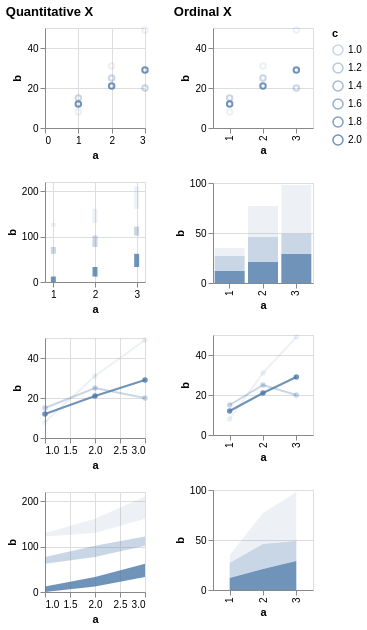

Write the Vega-Lite specification saved for this chart.
### Vega specification from a JSON file in a GitHub repository (floating-point values rounded to 4 significant figures)
{"$schema": "https://vega.github.io/schema/vega/v5.json", "description": "Testing invalid", "background": "white", "padding": 5, "data": [{"name": "source_0", "values": [{"a": 1, "b": 15, "c": 1}, {"a": 2, "b": 25, "c": 1}, {"a": 3, "b": 20, "c": 1}, {"a": 1, "b": 12, "c": 2}, {"a": 2, "b": 21, "c": 2}, {"a": 3, "b": 29, "c": 2}, {"a": 1, "b": 8, "c": null}, {"a": 2, "b": 31, "c": null}, {"a": 3, "b": 49, "c": null}]}, {"name": "data_0", "source": "source_0", "transform": [{"type": "formula", "expr": "toNumber(datum[\"a\"])", "as": "a"}]}, {"name": "data_1", "source": "data_0", "transform": [{"type": "filter", "expr": "isValid(datum[\"a\"]) && isFinite(+datum[\"a\"]) && isValid(datum[\"b\"]) && isFinite(+datum[\"b\"])"}]}, {"name": "data_2", "source": "data_0", "transform": [{"type": "stack", "groupby": [], "field": "b", "sort": {"field": ["c"], "order": ["descending"]}, "as": ["b_start", "b_end"], "offset": "zero"}, {"type": "filter", "expr": "isValid(datum[\"a\"]) && isFinite(+datum[\"a\"]) && isValid(datum[\"b\"]) && isFinite(+datum[\"b\"])"}]}, {"name": "data_3", "source": "data_0", "transform": [{"type": "stack", "groupby": [], "field": "b", "sort": {"field": ["c"], "order": ["descending"]}, "as": ["b_start", "b_end"], "offset": "zero"}, {"type": "filter", "expr": "isValid(datum[\"a\"]) && isFinite(+datum[\"a\"]) && isValid(datum[\"b\"]) && isFinite(+datum[\"b\"])"}]}, {"name": "data_4", "source": "data_0", "transform": [{"type": "filter", "expr": "isValid(datum[\"b\"]) && isFinite(+datum[\"b\"])"}]}, {"name": "data_5", "source": "data_0", "transform": [{"type": "stack", "groupby": ["a"], "field": "b", "sort": {"field": ["c"], "order": ["descending"]}, "as": ["b_start", "b_end"], "offset": "zero"}, {"type": "filter", "expr": "isValid(datum[\"b\"]) && isFinite(+datum[\"b\"])"}]}, {"name": "data_6", "source": "data_0", "transform": [{"type": "impute", "field": "b", "groupby": ["c"], "key": "a", "method": "value", "value": 0}, {"type": "stack", "groupby": ["a"], "field": "b", "sort": {"field": ["c"], "order": ["descending"]}, "as": ["b_start", "b_end"], "offset": "zero"}, {"type": "filter", "expr": "isValid(datum[\"b\"]) && isFinite(+datum[\"b\"])"}]}], "signals": [{"name": "childWidth", "value": 100}, {"name": "concat_0_childHeight", "value": 100}, {"name": "concat_1_childHeight", "value": 100}], "layout": {"padding": 20, "bounds": "full", "align": "each"}, "marks": [{"type": "group", "name": "concat_0_group", "title": {"text": "Quantitative X", "anchor": "start"}, "layout": {"padding": 20, "columns": 1, "bounds": "full", "align": "each"}, "marks": [{"type": "group", "name": "concat_0_concat_0_group", "style": "cell", "encode": {"update": {"width": {"signal": "childWidth"}, "height": {"signal": "concat_0_childHeight"}}}, "marks": [{"name": "concat_0_concat_0_marks", "type": "symbol", "style": ["point"], "from": {"data": "data_1"}, "encode": {"update": {"opacity": [{"test": "!isValid(datum[\"c\"]) || !isFinite(+datum[\"c\"])", "value": 0.1}, {"scale": "opacity", "field": "c"}], "fill": {"value": "transparent"}, "stroke": {"value": "#4c78a8"}, "tooltip": {"signal": "{\"a\": format(datum[\"a\"], \"\"), \"b\": format(datum[\"b\"], \"\"), \"c\": format(datum[\"c\"], \"\")}"}, "ariaRoleDescription": {"value": "point"}, "description": {"signal": "\"a: \" + (format(datum[\"a\"], \"\")) + \"; b: \" + (format(datum[\"b\"], \"\")) + \"; c: \" + (format(datum[\"c\"], \"\"))"}, "x": {"scale": "concat_0_concat_0_x", "field": "a"}, "y": {"scale": "concat_0_concat_0_y", "field": "b"}}}}], "axes": [{"scale": "concat_0_concat_0_x", "orient": "bottom", "gridScale": "concat_0_concat_0_y", "grid": true, "tickCount": {"signal": "ceil(childWidth/40)"}, "domain": false, "labels": false, "aria": false, "maxExtent": 0, "minExtent": 0, "ticks": false, "zindex": 0}, {"scale": "concat_0_concat_0_y", "orient": "left", "gridScale": "concat_0_concat_0_x", "grid": true, "tickCount": {"signal": "ceil(concat_0_childHeight/40)"}, "domain": false, "labels": false, "aria": false, "maxExtent": 0, "minExtent": 0, "ticks": false, "zindex": 0}, {"scale": "concat_0_concat_0_x", "orient": "bottom", "grid": false, "title": "a", "labelFlush": true, "labelOverlap": true, "tickCount": {"signal": "ceil(childWidth/40)"}, "zindex": 0}, {"scale": "concat_0_concat_0_y", "orient": "left", "grid": false, "title": "b", "labelOverlap": true, "tickCount": {"signal": "ceil(concat_0_childHeight/40)"}, "zindex": 0}]}, {"type": "group", "name": "concat_0_concat_1_group", "style": "cell", "encode": {"update": {"width": {"signal": "childWidth"}, "height": {"signal": "concat_0_childHeight"}}}, "marks": [{"name": "concat_0_concat_1_marks", "type": "rect", "style": ["bar"], "from": {"data": "data_2"}, "encode": {"update": {"fill": {"value": "#4c78a8"}, "opacity": [{"test": "!isValid(datum[\"c\"]) || !isFinite(+datum[\"c\"])", "value": 0.1}, {"scale": "opacity", "field": "c"}], "tooltip": {"signal": "{\"a\": format(datum[\"a\"], \"\"), \"b\": format(datum[\"b\"], \"\"), \"c\": format(datum[\"c\"], \"\")}"}, "ariaRoleDescription": {"value": "bar"}, "description": {"signal": "\"a: \" + (format(datum[\"a\"], \"\")) + \"; b: \" + (format(datum[\"b\"], \"\")) + \"; c: \" + (format(datum[\"c\"], \"\"))"}, "xc": {"scale": "concat_0_concat_1_x", "field": "a"}, "width": {"value": 5}, "y": {"scale": "concat_0_concat_1_y", "field": "b_end"}, "y2": {"scale": "concat_0_concat_1_y", "field": "b_start"}}}}], "axes": [{"scale": "concat_0_concat_1_x", "orient": "bottom", "gridScale": "concat_0_concat_1_y", "grid": true, "tickCount": {"signal": "ceil(childWidth/40)"}, "domain": false, "labels": false, "aria": false, "maxExtent": 0, "minExtent": 0, "ticks": false, "zindex": 0}, {"scale": "concat_0_concat_1_y", "orient": "left", "gridScale": "concat_0_concat_1_x", "grid": true, "tickCount": {"signal": "ceil(concat_0_childHeight/40)"}, "domain": false, "labels": false, "aria": false, "maxExtent": 0, "minExtent": 0, "ticks": false, "zindex": 0}, {"scale": "concat_0_concat_1_x", "orient": "bottom", "grid": false, "title": "a", "labelFlush": true, "labelOverlap": true, "tickCount": {"signal": "ceil(childWidth/40)"}, "zindex": 0}, {"scale": "concat_0_concat_1_y", "orient": "left", "grid": false, "title": "b", "labelOverlap": true, "tickCount": {"signal": "ceil(concat_0_childHeight/40)"}, "zindex": 0}]}, {"type": "group", "name": "concat_0_concat_2_group", "style": "cell", "encode": {"update": {"width": {"signal": "childWidth"}, "height": {"signal": "concat_0_childHeight"}}}, "marks": [{"name": "concat_0_concat_2_layer_0_pathgroup", "type": "group", "from": {"facet": {"name": "faceted_path_concat_0_concat_2_layer_0_main", "data": "data_1", "groupby": ["c"]}}, "encode": {"update": {"width": {"field": {"group": "width"}}, "height": {"field": {"group": "height"}}}}, "marks": [{"name": "concat_0_concat_2_layer_0_marks", "type": "line", "style": ["line"], "sort": {"field": "x"}, "from": {"data": "faceted_path_concat_0_concat_2_layer_0_main"}, "encode": {"update": {"stroke": {"value": "#4c78a8"}, "opacity": [{"test": "!isValid(datum[\"c\"]) || !isFinite(+datum[\"c\"])", "value": 0.1}, {"scale": "opacity", "field": "c"}], "tooltip": {"signal": "{\"a\": format(datum[\"a\"], \"\"), \"b\": format(datum[\"b\"], \"\"), \"c\": format(datum[\"c\"], \"\")}"}, "description": {"signal": "\"a: \" + (format(datum[\"a\"], \"\")) + \"; b: \" + (format(datum[\"b\"], \"\")) + \"; c: \" + (format(datum[\"c\"], \"\"))"}, "x": {"scale": "concat_0_concat_2_x", "field": "a"}, "y": {"scale": "concat_0_concat_2_y", "field": "b"}}}}]}, {"name": "concat_0_concat_2_layer_1_marks", "type": "symbol", "style": ["point"], "from": {"data": "data_1"}, "encode": {"update": {"opacity": [{"test": "!isValid(datum[\"c\"]) || !isFinite(+datum[\"c\"])", "value": 0.1}, {"scale": "opacity", "field": "c"}], "fill": {"value": "#4c78a8"}, "tooltip": {"signal": "{\"a\": format(datum[\"a\"], \"\"), \"b\": format(datum[\"b\"], \"\"), \"c\": format(datum[\"c\"], \"\")}"}, "ariaRoleDescription": {"value": "point"}, "description": {"signal": "\"a: \" + (format(datum[\"a\"], \"\")) + \"; b: \" + (format(datum[\"b\"], \"\")) + \"; c: \" + (format(datum[\"c\"], \"\"))"}, "x": {"scale": "concat_0_concat_2_x", "field": "a"}, "y": {"scale": "concat_0_concat_2_y", "field": "b"}}}}], "axes": [{"scale": "concat_0_concat_2_x", "orient": "bottom", "gridScale": "concat_0_concat_2_y", "grid": true, "tickCount": {"signal": "ceil(childWidth/40)"}, "domain": false, "labels": false, "aria": false, "maxExtent": 0, "minExtent": 0, "ticks": false, "zindex": 0}, {"scale": "concat_0_concat_2_y", "orient": "left", "gridScale": "concat_0_concat_2_x", "grid": true, "tickCount": {"signal": "ceil(concat_0_childHeight/40)"}, "domain": false, "labels": false, "aria": false, "maxExtent": 0, "minExtent": 0, "ticks": false, "zindex": 0}, {"scale": "concat_0_concat_2_x", "orient": "bottom", "grid": false, "title": "a", "labelFlush": true, "labelOverlap": true, "tickCount": {"signal": "ceil(childWidth/40)"}, "zindex": 0}, {"scale": "concat_0_concat_2_y", "orient": "left", "grid": false, "title": "b", "labelOverlap": true, "tickCount": {"signal": "ceil(concat_0_childHeight/40)"}, "zindex": 0}]}, {"type": "group", "name": "concat_0_concat_3_group", "style": "cell", "encode": {"update": {"width": {"signal": "childWidth"}, "height": {"signal": "concat_0_childHeight"}}}, "marks": [{"name": "concat_0_concat_3_pathgroup", "type": "group", "from": {"facet": {"name": "faceted_path_concat_0_concat_3_main", "data": "data_3", "groupby": ["c"]}}, "encode": {"update": {"width": {"field": {"group": "width"}}, "height": {"field": {"group": "height"}}}}, "marks": [{"name": "concat_0_concat_3_marks", "type": "area", "style": ["area"], "sort": {"field": "x"}, "from": {"data": "faceted_path_concat_0_concat_3_main"}, "encode": {"update": {"orient": {"value": "vertical"}, "fill": {"value": "#4c78a8"}, "opacity": [{"test": "!isValid(datum[\"c\"]) || !isFinite(+datum[\"c\"])", "value": 0.1}, {"scale": "opacity", "field": "c"}], "tooltip": {"signal": "{\"a\": format(datum[\"a\"], \"\"), \"b\": format(datum[\"b\"], \"\"), \"c\": format(datum[\"c\"], \"\")}"}, "description": {"signal": "\"a: \" + (format(datum[\"a\"], \"\")) + \"; b: \" + (format(datum[\"b\"], \"\")) + \"; c: \" + (format(datum[\"c\"], \"\"))"}, "x": {"scale": "concat_0_concat_3_x", "field": "a"}, "y": {"scale": "concat_0_concat_3_y", "field": "b_end"}, "y2": {"scale": "concat_0_concat_3_y", "field": "b_start"}}}}]}], "axes": [{"scale": "concat_0_concat_3_x", "orient": "bottom", "gridScale": "concat_0_concat_3_y", "grid": true, "tickCount": {"signal": "ceil(childWidth/40)"}, "domain": false, "labels": false, "aria": false, "maxExtent": 0, "minExtent": 0, "ticks": false, "zindex": 0}, {"scale": "concat_0_concat_3_y", "orient": "left", "gridScale": "concat_0_concat_3_x", "grid": true, "tickCount": {"signal": "ceil(concat_0_childHeight/40)"}, "domain": false, "labels": false, "aria": false, "maxExtent": 0, "minExtent": 0, "ticks": false, "zindex": 0}, {"scale": "concat_0_concat_3_x", "orient": "bottom", "grid": false, "title": "a", "labelFlush": true, "labelOverlap": true, "tickCount": {"signal": "ceil(childWidth/40)"}, "zindex": 0}, {"scale": "concat_0_concat_3_y", "orient": "left", "grid": false, "title": "b", "labelOverlap": true, "tickCount": {"signal": "ceil(concat_0_childHeight/40)"}, "zindex": 0}]}]}, {"type": "group", "name": "concat_1_group", "title": {"text": "Ordinal X", "anchor": "start"}, "layout": {"padding": 20, "columns": 1, "bounds": "full", "align": "each"}, "marks": [{"type": "group", "name": "concat_1_concat_0_group", "style": "cell", "encode": {"update": {"width": {"signal": "childWidth"}, "height": {"signal": "concat_1_childHeight"}}}, "marks": [{"name": "concat_1_concat_0_marks", "type": "symbol", "style": ["point"], "from": {"data": "data_4"}, "encode": {"update": {"opacity": [{"test": "!isValid(datum[\"c\"]) || !isFinite(+datum[\"c\"])", "value": 0.1}, {"scale": "opacity", "field": "c"}], "fill": {"value": "transparent"}, "stroke": {"value": "#4c78a8"}, "tooltip": {"signal": "{\"a\": isValid(datum[\"a\"]) ? datum[\"a\"] : \"\"+datum[\"a\"], \"b\": format(datum[\"b\"], \"\"), \"c\": format(datum[\"c\"], \"\")}"}, "ariaRoleDescription": {"value": "point"}, "description": {"signal": "\"a: \" + (isValid(datum[\"a\"]) ? datum[\"a\"] : \"\"+datum[\"a\"]) + \"; b: \" + (format(datum[\"b\"], \"\")) + \"; c: \" + (format(datum[\"c\"], \"\"))"}, "x": {"scale": "concat_1_concat_0_x", "field": "a"}, "y": {"scale": "concat_1_concat_0_y", "field": "b"}}}}], "axes": [{"scale": "concat_1_concat_0_y", "orient": "left", "gridScale": "concat_1_concat_0_x", "grid": true, "tickCount": {"signal": "ceil(concat_1_childHeight/40)"}, "domain": false, "labels": false, "aria": false, "maxExtent": 0, "minExtent": 0, "ticks": false, "zindex": 0}, {"scale": "concat_1_concat_0_x", "orient": "bottom", "grid": false, "title": "a", "labelAlign": "right", "labelAngle": 270, "labelBaseline": "middle", "zindex": 0}, {"scale": "concat_1_concat_0_y", "orient": "left", "grid": false, "title": "b", "labelOverlap": true, "tickCount": {"signal": "ceil(concat_1_childHeight/40)"}, "zindex": 0}]}, {"type": "group", "name": "concat_1_concat_1_group", "style": "cell", "encode": {"update": {"width": {"signal": "childWidth"}, "height": {"signal": "concat_1_childHeight"}}}, "marks": [{"name": "concat_1_concat_1_marks", "type": "rect", "style": ["bar"], "from": {"data": "data_5"}, "encode": {"update": {"fill": {"value": "#4c78a8"}, "opacity": [{"test": "!isValid(datum[\"c\"]) || !isFinite(+datum[\"c\"])", "value": 0.1}, {"scale": "opacity", "field": "c"}], "tooltip": {"signal": "{\"a\": isValid(datum[\"a\"]) ? datum[\"a\"] : \"\"+datum[\"a\"], \"b\": format(datum[\"b\"], \"\"), \"c\": format(datum[\"c\"], \"\")}"}, "ariaRoleDescription": {"value": "bar"}, "description": {"signal": "\"a: \" + (isValid(datum[\"a\"]) ? datum[\"a\"] : \"\"+datum[\"a\"]) + \"; b: \" + (format(datum[\"b\"], \"\")) + \"; c: \" + (format(datum[\"c\"], \"\"))"}, "x": {"scale": "concat_1_concat_1_x", "field": "a"}, "width": {"signal": "max(0.25, bandwidth('concat_1_concat_1_x'))"}, "y": {"scale": "concat_1_concat_1_y", "field": "b_end"}, "y2": {"scale": "concat_1_concat_1_y", "field": "b_start"}}}}], "axes": [{"scale": "concat_1_concat_1_y", "orient": "left", "gridScale": "concat_1_concat_1_x", "grid": true, "tickCount": {"signal": "ceil(concat_1_childHeight/40)"}, "domain": false, "labels": false, "aria": false, "maxExtent": 0, "minExtent": 0, "ticks": false, "zindex": 0}, {"scale": "concat_1_concat_1_x", "orient": "bottom", "grid": false, "title": "a", "labelAlign": "right", "labelAngle": 270, "labelBaseline": "middle", "zindex": 0}, {"scale": "concat_1_concat_1_y", "orient": "left", "grid": false, "title": "b", "labelOverlap": true, "tickCount": {"signal": "ceil(concat_1_childHeight/40)"}, "zindex": 0}]}, {"type": "group", "name": "concat_1_concat_2_group", "style": "cell", "encode": {"update": {"width": {"signal": "childWidth"}, "height": {"signal": "concat_1_childHeight"}}}, "marks": [{"name": "concat_1_concat_2_layer_0_pathgroup", "type": "group", "from": {"facet": {"name": "faceted_path_concat_1_concat_2_layer_0_main", "data": "data_4", "groupby": ["c"]}}, "encode": {"update": {"width": {"field": {"group": "width"}}, "height": {"field": {"group": "height"}}}}, "marks": [{"name": "concat_1_concat_2_layer_0_marks", "type": "line", "style": ["line"], "sort": {"field": "x"}, "from": {"data": "faceted_path_concat_1_concat_2_layer_0_main"}, "encode": {"update": {"stroke": {"value": "#4c78a8"}, "opacity": [{"test": "!isValid(datum[\"c\"]) || !isFinite(+datum[\"c\"])", "value": 0.1}, {"scale": "opacity", "field": "c"}], "tooltip": {"signal": "{\"a\": isValid(datum[\"a\"]) ? datum[\"a\"] : \"\"+datum[\"a\"], \"b\": format(datum[\"b\"], \"\"), \"c\": format(datum[\"c\"], \"\")}"}, "description": {"signal": "\"a: \" + (isValid(datum[\"a\"]) ? datum[\"a\"] : \"\"+datum[\"a\"]) + \"; b: \" + (format(datum[\"b\"], \"\")) + \"; c: \" + (format(datum[\"c\"], \"\"))"}, "x": {"scale": "concat_1_concat_2_x", "field": "a"}, "y": {"scale": "concat_1_concat_2_y", "field": "b"}}}}]}, {"name": "concat_1_concat_2_layer_1_marks", "type": "symbol", "style": ["point"], "from": {"data": "data_4"}, "encode": {"update": {"opacity": [{"test": "!isValid(datum[\"c\"]) || !isFinite(+datum[\"c\"])", "value": 0.1}, {"scale": "opacity", "field": "c"}], "fill": {"value": "#4c78a8"}, "tooltip": {"signal": "{\"a\": isValid(datum[\"a\"]) ? datum[\"a\"] : \"\"+datum[\"a\"], \"b\": format(datum[\"b\"], \"\"), \"c\": format(datum[\"c\"], \"\")}"}, "ariaRoleDescription": {"value": "point"}, "description": {"signal": "\"a: \" + (isValid(datum[\"a\"]) ? datum[\"a\"] : \"\"+datum[\"a\"]) + \"; b: \" + (format(datum[\"b\"], \"\")) + \"; c: \" + (format(datum[\"c\"], \"\"))"}, "x": {"scale": "concat_1_concat_2_x", "field": "a"}, "y": {"scale": "concat_1_concat_2_y", "field": "b"}}}}], "axes": [{"scale": "concat_1_concat_2_y", "orient": "left", "gridScale": "concat_1_concat_2_x", "grid": true, "tickCount": {"signal": "ceil(concat_1_childHeight/40)"}, "domain": false, "labels": false, "aria": false, "maxExtent": 0, "minExtent": 0, "ticks": false, "zindex": 0}, {"scale": "concat_1_concat_2_x", "orient": "bottom", "grid": false, "title": "a", "labelAlign": "right", "labelAngle": 270, "labelBaseline": "middle", "zindex": 0}, {"scale": "concat_1_concat_2_y", "orient": "left", "grid": false, "title": "b", "labelOverlap": true, "tickCount": {"signal": "ceil(concat_1_childHeight/40)"}, "zindex": 0}]}, {"type": "group", "name": "concat_1_concat_3_group", "style": "cell", "encode": {"update": {"width": {"signal": "childWidth"}, "height": {"signal": "concat_1_childHeight"}}}, "marks": [{"name": "concat_1_concat_3_pathgroup", "type": "group", "from": {"facet": {"name": "faceted_path_concat_1_concat_3_main", "data": "data_6", "groupby": ["c"]}}, "encode": {"update": {"width": {"field": {"group": "width"}}, "height": {"field": {"group": "height"}}}}, "marks": [{"name": "concat_1_concat_3_marks", "type": "area", "style": ["area"], "sort": {"field": "x"}, "from": {"data": "faceted_path_concat_1_concat_3_main"}, "encode": {"update": {"orient": {"value": "vertical"}, "fill": {"value": "#4c78a8"}, "opacity": [{"test": "!isValid(datum[\"c\"]) || !isFinite(+datum[\"c\"])", "value": 0.1}, {"scale": "opacity", "field": "c"}], "tooltip": {"signal": "{\"a\": isValid(datum[\"a\"]) ? datum[\"a\"] : \"\"+datum[\"a\"], \"b\": format(datum[\"b\"], \"\"), \"c\": format(datum[\"c\"], \"\")}"}, "description": {"signal": "\"a: \" + (isValid(datum[\"a\"]) ? datum[\"a\"] : \"\"+datum[\"a\"]) + \"; b: \" + (format(datum[\"b\"], \"\")) + \"; c: \" + (format(datum[\"c\"], \"\"))"}, "x": {"scale": "concat_1_concat_3_x", "field": "a"}, "y": {"scale": "concat_1_concat_3_y", "field": "b_end"}, "y2": {"scale": "concat_1_concat_3_y", "field": "b_start"}}}}]}], "axes": [{"scale": "concat_1_concat_3_y", "orient": "left", "gridScale": "concat_1_concat_3_x", "grid": true, "tickCount": {"signal": "ceil(concat_1_childHeight/40)"}, "domain": false, "labels": false, "aria": false, "maxExtent": 0, "minExtent": 0, "ticks": false, "zindex": 0}, {"scale": "concat_1_concat_3_x", "orient": "bottom", "grid": false, "title": "a", "labelAlign": "right", "labelAngle": 270, "labelBaseline": "middle", "zindex": 0}, {"scale": "concat_1_concat_3_y", "orient": "left", "grid": false, "title": "b", "labelOverlap": true, "tickCount": {"signal": "ceil(concat_1_childHeight/40)"}, "zindex": 0}]}]}], "scales": [{"name": "opacity", "type": "linear", "domain": {"fields": [{"data": "data_1", "field": "c"}, {"data": "data_2", "field": "c"}, {"data": "data_3", "field": "c"}, {"data": "data_4", "field": "c"}, {"data": "data_5", "field": "c"}, {"data": "data_6", "field": "c"}]}, "range": [0.3, 0.8], "zero": false}, {"name": "concat_0_concat_0_x", "type": "linear", "domain": {"data": "data_1", "field": "a"}, "range": [0, {"signal": "childWidth"}], "nice": true, "zero": true}, {"name": "concat_0_concat_0_y", "type": "linear", "domain": {"data": "data_1", "field": "b"}, "range": [{"signal": "concat_0_childHeight"}, 0], "nice": true, "zero": true}, {"name": "concat_0_concat_1_x", "type": "linear", "domain": {"data": "data_2", "field": "a"}, "range": [0, {"signal": "childWidth"}], "nice": true, "zero": false, "padding": 5}, {"name": "concat_0_concat_1_y", "type": "linear", "domain": {"data": "data_2", "fields": ["b_start", "b_end"]}, "range": [{"signal": "concat_0_childHeight"}, 0], "nice": true, "zero": true}, {"name": "concat_0_concat_2_x", "type": "linear", "domain": {"data": "data_1", "field": "a"}, "range": [0, {"signal": "childWidth"}], "nice": true, "zero": false}, {"name": "concat_0_concat_2_y", "type": "linear", "domain": {"data": "data_1", "field": "b"}, "range": [{"signal": "concat_0_childHeight"}, 0], "nice": true, "zero": true}, {"name": "concat_0_concat_3_x", "type": "linear", "domain": {"data": "data_3", "field": "a"}, "range": [0, {"signal": "childWidth"}], "nice": true, "zero": false}, {"name": "concat_0_concat_3_y", "type": "linear", "domain": {"data": "data_3", "fields": ["b_start", "b_end"]}, "range": [{"signal": "concat_0_childHeight"}, 0], "nice": true, "zero": true}, {"name": "concat_1_concat_0_x", "type": "point", "domain": {"data": "data_4", "field": "a", "sort": true}, "range": [0, {"signal": "childWidth"}], "padding": 0.5}, {"name": "concat_1_concat_0_y", "type": "linear", "domain": {"data": "data_4", "field": "b"}, "range": [{"signal": "concat_1_childHeight"}, 0], "nice": true, "zero": true}, {"name": "concat_1_concat_1_x", "type": "band", "domain": {"data": "data_5", "field": "a", "sort": true}, "range": [0, {"signal": "childWidth"}], "paddingInner": 0.1, "paddingOuter": 0.05}, {"name": "concat_1_concat_1_y", "type": "linear", "domain": {"data": "data_5", "fields": ["b_start", "b_end"]}, "range": [{"signal": "concat_1_childHeight"}, 0], "nice": true, "zero": true}, {"name": "concat_1_concat_2_x", "type": "point", "domain": {"data": "data_4", "field": "a", "sort": true}, "range": [0, {"signal": "childWidth"}], "padding": 0.5}, {"name": "concat_1_concat_2_y", "type": "linear", "domain": {"data": "data_4", "field": "b"}, "range": [{"signal": "concat_1_childHeight"}, 0], "nice": true, "zero": true}, {"name": "concat_1_concat_3_x", "type": "point", "domain": {"data": "data_6", "field": "a", "sort": true}, "range": [0, {"signal": "childWidth"}], "padding": 0.5}, {"name": "concat_1_concat_3_y", "type": "linear", "domain": {"data": "data_6", "fields": ["b_start", "b_end"]}, "range": [{"signal": "concat_1_childHeight"}, 0], "nice": true, "zero": true}], "legends": [{"opacity": "opacity", "symbolType": "circle", "title": "c", "encode": {"symbols": {"update": {"fill": {"value": "transparent"}, "stroke": {"value": "#4c78a8"}}}}}], "config": {"mark": {"tooltip": true}}}
